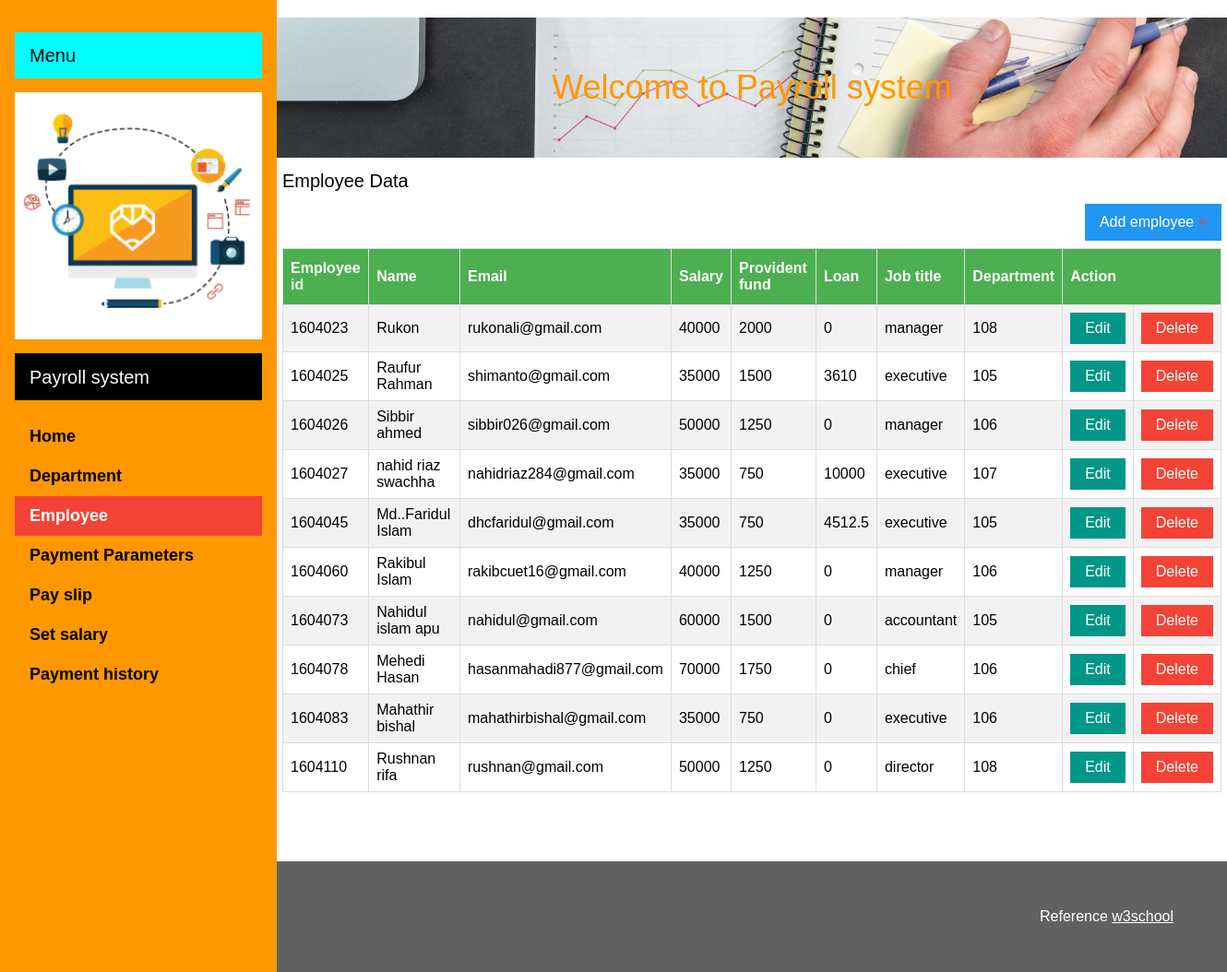
Page /employee.php on the committed database.
### tables this page shows
CREATE TABLE `employee` (
  `Employee_id` int(11) NOT NULL,
  `Name` varchar(200) NOT NULL,
  `Address` varchar(200) NOT NULL,
  `Phone_no` varchar(15) NOT NULL,
  `Email` varchar(50) NOT NULL,
  `Start_date` date NOT NULL,
  `d_birth` date NOT NULL,
  `gender` varchar(15) NOT NULL,
  `loan` float NOT NULL,
  `pfund` float NOT NULL,
  `salary` float NOT NULL,
  `jobtitle` varchar(50) NOT NULL,
  `Depart_id` int(11) NOT NULL,
  `managesDepart_id` int(11) NOT NULL,
  `b_accno` int(20) NOT NULL
);

### emp-up-deletephp.php (called while the page is built, shortened)
<?php
  include('configall.php');
       $sql="SELECT Employee_id,Name,Email,salary,loan,jobtitle,Depart_id,pfund FROM `employee`;";
       $result=mysqli_query($connection,$sql);
?>

### employee.php (the view, shortened to what this page needs)
<?php include('emp-up-deletephp.php')?>
<!DOCTYPE html>
<html lang="en">
<link rel="stylesheet" href="css/w3.css">
<link rel="stylesheet" href="css/font.css">
<body>
<nav class="w3-sidebar w3-orange w3-collapse w3-top w3-large w3-padding" style="z-index:3;width:300px;font-weight:bold;" id="mySidebar"><br>
    <div class="w3-container w3-aqua">
    <h4>Menu</h4>
    </div>
    <img src="images/payroll.png" alt="Snow" style="width:100%;padding-top: 15px;padding-bottom: 15px">
    <div class="w3-container w3-black">
    <h4>Payroll system</h4>
    </div>
  <div class="w3-bar-block">
      <dl>
          <dt><a href="home.php" onclick="w3_close()" class="w3-bar-item w3-button w3-hover-white">Home</a> </dt>
  <dt><a href="department.php" onclick="w3_close()" class="w3-bar-item w3-button w3-hover-white">Department</a> </dt>
    <dt><a href="employee.php" onclick="w3_close()" class="w3-bar-item w3-button w3-hover-white w3-red">  Employee  </a></dt>
          <dt><a href="employee-payment.php" onclick="w3_close()" class="w3-bar-item w3-button w3-hover-white">Payment Parameters</a> </dt>
          <dt><a href="employee-payslip.php" onclick="w3_close()" class="w3-bar-item w3-button w3-hover-white">Pay slip</a> </dt>
          <dt><a href="employee-setsalary.php" onclick="w3_close()" class="w3-bar-item w3-button w3-hover-white">Set salary</a> </dt>
          <dt><a href="employee-payhistory.php" onclick="w3_close()" class="w3-bar-item w3-button w3-hover-white">Payment history</a> </dt>
</dl>
  </div>
</nav>
  <div class="w3-main" style="margin-left:290px;margin-right:-10px;margin-top: -5px;margin-bottom: 0px">
      <div class="w3-display-container w3-text-orange" style="font-size: 50px">
          <img src="images/banner3.jpg" alt="Lights" style="width:100%" style="height: 150px">
          <div class="w3-display-middle w3-large" > <h1 >Welcome to Payroll system</h1></div>
      </div>
   <div class="w3-container">
      <h4>Employee Data</h4>
       <a href="employee-add.php" class="w3-button w3-blue w3-right">Add employee <span class="w3-text-red">+</span></a>
       <br><br>
       <table>
           <tr><th>Employee id</th>
               <th>Name</th>
               <th>Email</th>
               <th>Salary</th>
               <th>Provident fund</th>
               <th>Loan</th>
               <th>Job title</th>
               <th>Department</th>
               <th colspan="2">Action</th></tr>
           <?php while($row=mysqli_fetch_array($result)) {?>
           <tr>
               <td><?php echo $row['Employee_id']; ?></td>
               <td><?php echo $row['Name']; ?></td>
               <td><?php echo $row['Email']; ?></td>
               <td><?php echo $row['salary']; ?></td>
               <td><?php echo $row['pfund']; ?></td>
               <td><?php echo $row['loan']; ?></td>
               <td><?php echo $row['jobtitle']; ?></td>
               <td><?php echo $row['Depart_id']; ?></td>
               <td><a href="employee-update.php?edit=<?php echo $row['Employee_id']; ?>" class="w3-button w3-teal" >Edit</a></td>
               <td><a href="emp-up-deletephp.php?del=<?php echo $row['Employee_id']; ?>" class="w3-button w3-red">Delete</a></td>
           </tr>
           <?php } ?>
       </table>
      </div>
  </div>
    <div class="w3-dark-grey w3-container w3-padding-32" style="margin-top:75px;padding-right:58px"><p class="w3-right">Reference <a href="https://www.w3schools.com/w3css/default.asp" title="W3.CSS" target="_blank" class="w3-hover-opacity">w3school</a></p></div>
</body>
</html>

### css/w3.css (style rules this page uses)
html { box-sizing:border-box }
*,*:before,*:after { box-sizing:inherit }
html { -ms-text-size-adjust:100%;-webkit-text-size-adjust:100% }
body { margin:0 }
article,aside,details,figcaption,figure,footer,header,main,menu,nav,section,summary { display:block }
a { background-color:transparent;-webkit-text-decoration-skip:objects }
img { border-style:none }
html,body { font-family:Verdana,sans-serif;font-size:15px;line-height:1.5 }
html { overflow-x:hidden }
h1 { font-size:36px }
h4 { font-size:20px }
h1,h2,h3,h4,h5,h6 { font-family:"Segoe UI",Arial,sans-serif;font-weight:400;margin:10px 0 }
img { vertical-align:middle }
a { color:inherit }
.w3-btn,.w3-button { border:none;display:inline-block;padding:8px 16px;vertical-align:middle;overflow:hidden;text-decoration:none;color:inherit;background-color:inherit;text-align:center;cursor:pointer;white-space:nowrap }
.w3-btn,.w3-button { -webkit-touch-callout:none;-webkit-user-select:none;-khtml-user-select:none;-moz-user-select:none;-ms-user-select:none;user-select:none }
.w3-tooltip,.w3-display-container { position:relative }
.w3-sidebar { height:100%;width:200px;background-color:#fff;position:fixed!important;z-index:1;overflow:auto }
.w3-main,#main { transition:margin-left .4s }
.w3-bar-block .w3-bar-item { width:100%;display:block;padding:8px 16px;text-align:left;border:none;white-space:normal;float:none;outline:0 }
.w3-container:after,.w3-container:before,.w3-panel:after,.w3-panel:before,.w3-row:after,.w3-row:before,.w3-row-padding:after,.w3-row-padding:before, .w3-cell-row:before,.w3-cell-row:after,.w3-clear:after,.w3-clear:before,.w3-bar:before,.w3-bar:after { content:"";display:table;clear:both }
@media (min-width:993px) { .w3-sidebar.w3-collapse { display:block!important } }
.w3-top,.w3-bottom { position:fixed;width:100%;z-index:1 }
.w3-top { top:0 }
.w3-display-middle { position:absolute;top:50%;left:50%;transform:translate(-50%,-50%);-ms-transform:translate(-50%,-50%) }
.w3-container,.w3-panel { padding:0.01em 16px }
.w3-large { font-size:18px!important }
.w3-padding { padding:8px 16px!important }
.w3-padding-32 { padding-top:32px!important;padding-bottom:32px!important }
.w3-right { float:right!important }
.w3-aqua,.w3-hover-aqua:hover { color:#000!important;background-color:#00ffff!important }
.w3-blue,.w3-hover-blue:hover { color:#fff!important;background-color:#2196F3!important }
.w3-orange,.w3-hover-orange:hover { color:#000!important;background-color:#ff9800!important }
.w3-red,.w3-hover-red:hover { color:#fff!important;background-color:#f44336!important }
.w3-teal,.w3-hover-teal:hover { color:#fff!important;background-color:#009688!important }
.w3-black,.w3-hover-black:hover { color:#fff!important;background-color:#000!important }
.w3-dark-grey,.w3-hover-dark-grey:hover,.w3-dark-gray,.w3-hover-dark-gray:hover { color:#fff!important;background-color:#616161!important }
.w3-text-orange,.w3-hover-text-orange:hover { color:#ff9800!important }
.w3-text-red,.w3-hover-text-red:hover { color:#f44336!important }

### employee.php (style rules this page uses)
body,h1,h2,h3,h4,h5 { font-family: "Poppins", sans-serif }
body { font-size:16px; }
table { font-family: "Trebuchet MS", Arial, Helvetica, sans-serif; border-collapse: collapse; width: 100%; }
td,th { border: 1px solid #ddd; padding: 8px; }
tr:nth-child(even) { background-color: #f2f2f2; }
th { padding-top: 12px; padding-bottom: 12px; text-align: left; background-color: #4CAF50; color: white; }

### rows in the picture
employee: Employee_id "1604023", Name "Rukon", Email "rukonali@gmail.com", salary "40000", pfund "2000", loan "0", jobtitle "manager", Depart "108"
employee: Employee_id "1604025", Name "Raufur Rahman", Email "shimanto@gmail.com", salary "35000", pfund "1500", loan "3610", jobtitle "executive", Depart "105"
employee: Employee_id "1604026", Name "Sibbir ahmed", Email "sibbir026@gmail.com", salary "50000", pfund "1250", loan "0", jobtitle "manager", Depart "106"
employee: Employee_id "1604027", Name "nahid riaz swachha", Email "nahidriaz284@gmail.com", salary "35000", pfund "750", loan "10000", jobtitle "executive", Depart "107"
employee: Employee_id "1604045", Name "Md..Faridul Islam", Email "dhcfaridul@gmail.com", salary "35000", pfund "750", loan "4512.5", jobtitle "executive", Depart "105"
employee: Employee_id "1604060", Name "Rakibul Islam", Email "rakibcuet16@gmail.com", salary "40000", pfund "1250", loan "0", jobtitle "manager", Depart "106"
employee: Employee_id "1604073", Name "Nahidul islam apu", Email "nahidul@gmail.com", salary "60000", pfund "1500", loan "0", jobtitle "accountant", Depart "105"
employee: Employee_id "1604078", Name "Mehedi Hasan", Email "hasanmahadi877@gmail.com", salary "70000", pfund "1750", loan "0", jobtitle "chief", Depart "106"
employee: Employee_id "1604083", Name "Mahathir bishal", Email "mahathirbishal@gmail.com", salary "35000", pfund "750", loan "0", jobtitle "executive", Depart "106"
employee: Employee_id "1604110", Name "Rushnan rifa", Email "rushnan@gmail.com", salary "50000", pfund "1250", loan "0", jobtitle "director", Depart "108"
